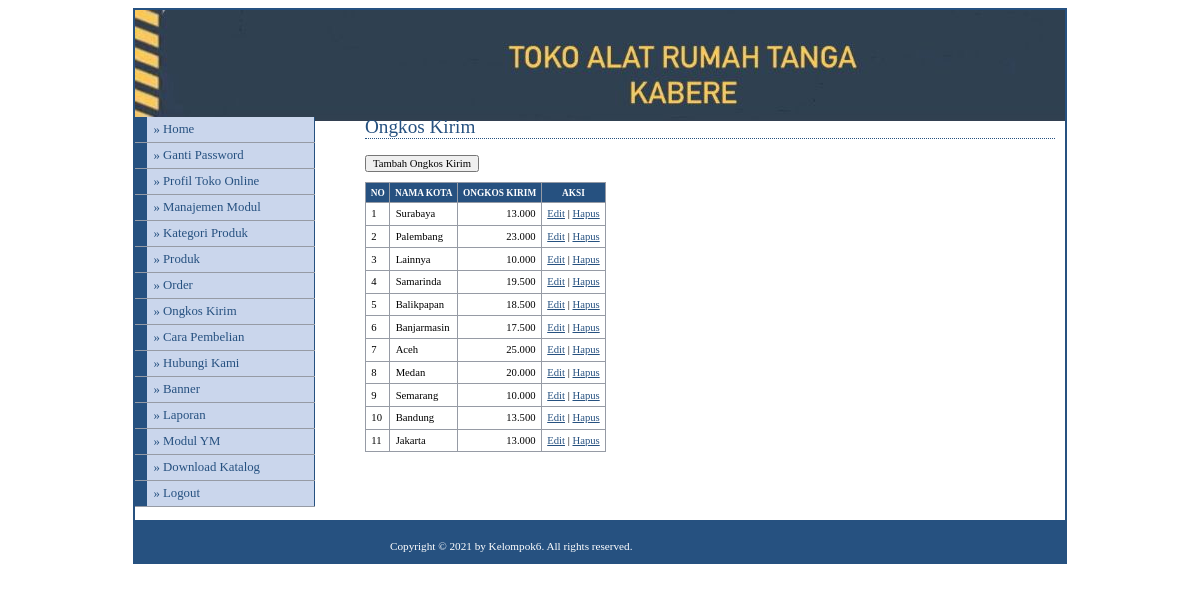
The page /adminrama/media.php?module=ongkoskirim (signed in) on the database its author committed.
### tables this page shows
CREATE TABLE `modul` (
  `id_modul` int(5) NOT NULL,
  `nama_modul` varchar(50) NOT NULL,
  `link` varchar(100) NOT NULL,
  `static_content` text NOT NULL,
  `gambar` varchar(100) NOT NULL,
  `status` enum('user','admin') NOT NULL,
  `aktif` enum('Y','N') NOT NULL,
  `urutan` int(5) NOT NULL,
  `nama_toko` varchar(100) NOT NULL,
  `meta_deskripsi` varchar(200) NOT NULL,
  `meta_keyword` varchar(200) NOT NULL,
  `email_pengelola` varchar(100) NOT NULL,
  `nomor_rekening` varchar(100) NOT NULL,
  `nomor_hp` varchar(20) NOT NULL
);

CREATE TABLE `kota` (
  `id_kota` int(3) NOT NULL,
  `nama_kota` varchar(100) NOT NULL,
  `ongkos_kirim` int(10) NOT NULL
);

### config/fungsi_rupiah.php (called while the page is built)
<?php
function format_rupiah($angka){
  $rupiah=number_format($angka,0,',','.');
  return $rupiah;
}
?>

### adminrama/modul/mod_ongkoskirim/ongkoskirim.php (the view, shortened to what this page needs)
<?php
 if (empty($_SESSION['username']) AND empty($_SESSION['passuser'])){
  echo "<link href='style.css' rel='stylesheet' type='text/css'>
 <center>Untuk mengakses modul, Anda harus login <br>";
  echo "<a href=../../index.php><b>LOGIN</b></a></center>";
}
else{
$aksi="modul/mod_ongkoskirim/aksi_ongkoskirim.php";
switch($_GET[act]){
  default:
    echo "<h2>Ongkos Kirim</h2>
          <input type=button value='Tambah Ongkos Kirim'
          onclick=\"window.location.href='?module=ongkoskirim&act=tambahongkoskirim';\">
          <table>
          <tr><th>no</th><th>nama kota</th><th>ongkos kirim</th><th>aksi</th></tr>";
    $tampil=mysql_query("SELECT * FROM kota ORDER BY id_kota DESC");
    $no=1;
    while ($r=mysql_fetch_array($tampil)){
       $ongkos = format_rupiah($r[ongkos_kirim]);
       echo "<tr><td>$no</td>
             <td>$r[nama_kota]</td>
             <td align=right>$ongkos</td>
             <td><a href=?module=ongkoskirim&act=editongkoskirim&id=$r[id_kota]>Edit</a> |
	               <a href=$aksi?module=ongkoskirim&act=hapus&id=$r[id_kota]>Hapus</a>
             </td></tr>";
      $no++;
    }
    echo "</table>";
    break;
}
}
?>

### adminrama/menu.php (shortened to what this page needs)
<?php
if ($_SESSION[leveluser]=='admin'){
  $sql=mysql_query("select * from modul where aktif='Y' order by urutan");
}
else{
  $sql=mysql_query("select * from modul where status='user' and aktif='Y' order by urutan");
}
while ($m=mysql_fetch_array($sql)){
  echo "<li><a href='$m[link]'>&#187; $m[nama_modul]</a></li>";
}
?>

### adminrama/style.css (style rules this page uses)
body { font-family: Tahoma; text-align: center; }
#menu li { width: 180px; border-bottom: 1px solid #969BA5; margin: 0; padding: 0; font-size: 80%; vertical-align: bottom; }
#menu a:link, #menu a:visited { display: block; padding: 5px 5px 5px 0.5em; border-left: 12px solid #265180; border-right: 1px solid #265180; background-color: #CAD6EC; color: #265180; text-decoration: none; }
a:link,a:visited { color:#265180; }
h2 { font: normal 120% Georgia; color: #265180; background-color: transparent; border-bottom: 1px dotted #265180; }
table { font-family: Tahoma; font-size: 8pt; border-width: 1px; border-style: solid; border-color: #999999; border-collapse: collapse; margin: 10px 0px; }
th { color: #FFFFFF; font-size: 7pt; text-transform: uppercase; text-align: center; padding: 0.5em; border-width: 1px; border-style: solid; border-color: #969BA5; border-collapse: collapse; background-color: #265180; }
td { padding: 0.5em; vertical-align: top; border-width: 1px; border-style: solid; border-color: #969BA5; border-collapse: collapse; }
input,textarea,select { font-family: Tahoma; font-size: 8pt; }

### rows shown on the page
modul: nama_modul "Ganti Password"
modul: nama_modul "Profil Toko Online"
modul: nama_modul "Manajemen Modul"
modul: nama_modul "Kategori Produk"
modul: nama_modul "Produk"
modul: nama_modul "Order"
modul: nama_modul "Ongkos Kirim"
modul: nama_modul "Cara Pembelian"
modul: nama_modul "Hubungi Kami"
modul: nama_modul "Banner"
modul: nama_modul "Laporan"
modul: nama_modul "Modul YM"
modul: nama_modul "Download Katalog"
kota: nama_kota "Surabaya", ongkos_kirim "13.000"
kota: nama_kota "Palembang", ongkos_kirim "23.000"
kota: nama_kota "Lainnya", ongkos_kirim "10.000"
kota: nama_kota "Samarinda", ongkos_kirim "19.500"
kota: nama_kota "Balikpapan", ongkos_kirim "18.500"
kota: nama_kota "Banjarmasin", ongkos_kirim "17.500"
kota: nama_kota "Aceh", ongkos_kirim "25.000"
kota: nama_kota "Medan", ongkos_kirim "20.000"
kota: nama_kota "Semarang", ongkos_kirim "10.000"
kota: nama_kota "Bandung", ongkos_kirim "13.500"
kota: nama_kota "Jakarta", ongkos_kirim "13.000"
